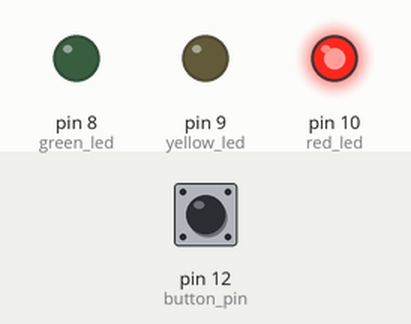
Recording of a sketch running on a simulated Arduino Uno, built with avr-gcc and run on an emulated ATmega328P. Shown: output pins drawn as LEDs (lit = HIGH). Inputs (shaded band) come from the test bench; at power-on: pin 12 (button_pin) HIGH.

Above: at 2.5 s.
At 7.5 s:
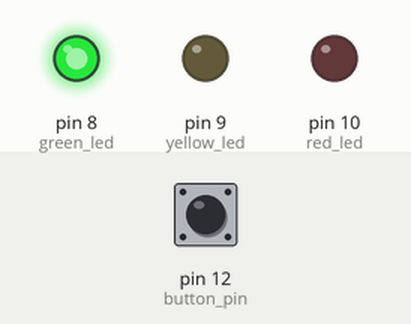
At 11.5 s:
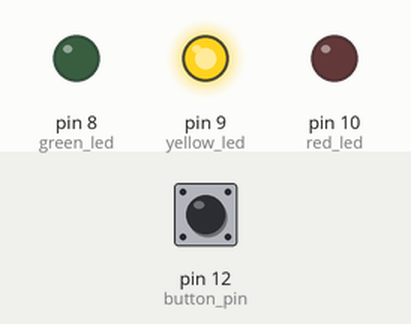
Timing chart, 0 to 16.9 s (numbered marks = the images above):
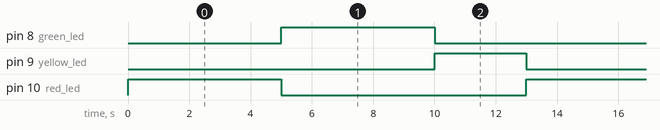

Measured:
- by itself, pin 8 (green_led), pin 10 (red_led): alternates HIGH for 5.0 s and LOW for 8.0 s
- by itself, pin 9 (yellow_led): alternates HIGH for 3.0 s and LOW for 10.0 s
- by itself, everything shown: repeats every 13.0 s, in 3 steps

The sketch:

main.ino
```cpp
/*
  Traffic light simulation with Arduino, where a button is used to change the light state,
  simulating pedestrians possibility of changing the light state if needed.
*/

const int button_pin = 12; // button pin
const int red_led = 10; // red LED pin
const int yellow_led = 9;  // yellow LED pin
const int green_led = 8;  // green LED pin

unsigned long previousMillis = 0; // stores last time LEDs were updated
unsigned long interval_red = 5000; // red light interval in milliseconds
unsigned long interval_green = 5000; // green light interval in milliseconds
unsigned long interval_yellow = 3000; // yellow light interval in milliseconds

int button_anterior = HIGH; // previous button state
int button_now; // current button state

int light_state = 0; // traffic-light state (0 = red, 1 = green, 2 = yellow)

void reset_timer() {
  previousMillis = millis(); // reset timer
}

// setup function
void setup() {
  pinMode(button_pin, INPUT_PULLUP); // configure button pin as pull-up input
  pinMode(red_led, OUTPUT); // set red, yellow, and green LEDs as outputs
  pinMode(yellow_led, OUTPUT);
  pinMode(green_led, OUTPUT);
}

// loop function
void loop() {
  button_now = digitalRead(button_pin); // read button state

  // handle button press and state transitions
  if (button_now == LOW && button_anterior == HIGH && light_state == 1) {
    light_state = 2; // change state to yellow
    reset_timer(); // start timer for yellow
  }

  unsigned long currentMillis = millis(); // get current time
  unsigned long elapsedTime = currentMillis - previousMillis; // calculate elapsed time

  // control the LED based on the traffic light state and elapsed time
  if (light_state == 0) { // red
    digitalWrite(red_led, HIGH);
    digitalWrite(yellow_led, LOW);
    digitalWrite(green_led, LOW);
    if (elapsedTime >= interval_red) {
      light_state = 1; // change to green after red interval
      reset_timer(); // restart timer for green
    }
  } else if (light_state == 1) { // green
    digitalWrite(red_led, LOW);
    digitalWrite(yellow_led, LOW);
    digitalWrite(green_led, HIGH);
    if (elapsedTime >= interval_green) {
      light_state = 2; // change to yellow after green interval
      reset_timer(); // restart timer for yellow
    }
  } else if (light_state == 2) { // yellow
    digitalWrite(red_led, LOW);
    digitalWrite(yellow_led, HIGH);
    digitalWrite(green_led, LOW);
    if (elapsedTime >= interval_yellow) {
      light_state = 0; // change to red after yellow interval
      reset_timer(); // restart timer for red
    }
  }

  button_anterior = button_now; // update previous button state
}
```
